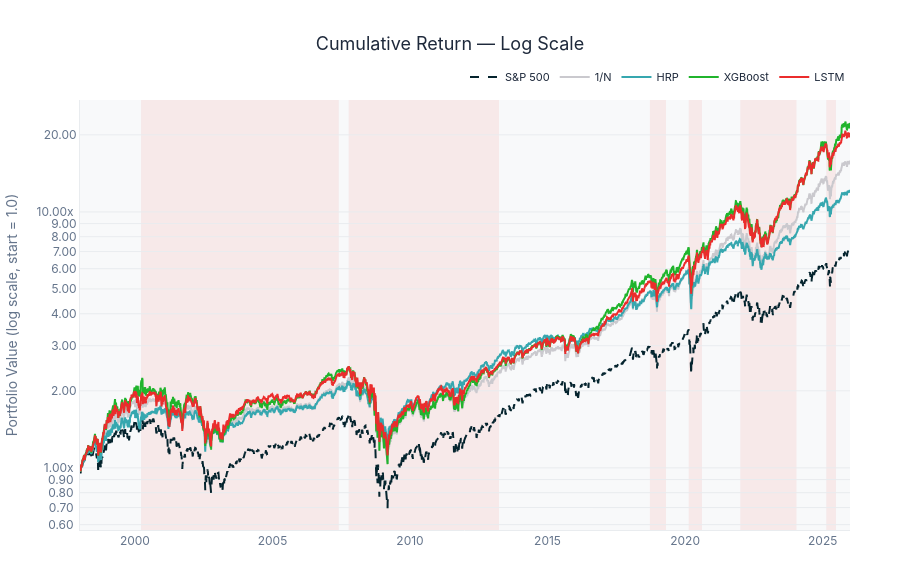

Write notebook code for a chart like this one.
### Code cell
import numpy as np
import pandas as pd
import matplotlib.pyplot as plt
import matplotlib.ticker as mticker
import plotly.graph_objects as go
from pathlib import Path

_DATA_PATH = Path(r"C:/Users/benel/OneDrive/Desktop/Python/Thesis_xyz")
_DATA_DIR  = _DATA_PATH / "results" / "data"
_OUT_DIR   = _DATA_PATH / "results" / "plots" / "all_models"
_OUT_DIR.mkdir(parents=True, exist_ok=True)
_START, _END = "1998-01-01", "2025-12-31"

CRISIS_PERIODS = [
    ("Dotcom Crash",       "2000-03-23", "2007-05-31"),
    ("GFC",                "2007-10-09", "2013-03-28"),
    ("Monetary Policy",    "2018-09-21", "2019-04-23"),
    ("COVID-19",           "2020-02-19", "2020-08-12"),
    ("Russia/Ukraine",     "2022-01-03", "2024-01-19"),
    ("Trade Policy Shock", "2025-02-19", "2025-06-26"),
]
BG, PANEL, GRID = "#FFFFFF", "#F8F9FA", "#E9ECEF"
TEXT, SUBTEXT   = "#1E293B", "#64748B"

def _avg_runs(model_dir, pattern):
    dfs, run = [], 1
    while True:
        p = model_dir / pattern.format(run=run)
        if not p.exists(): break
        df = pd.read_csv(p, index_col="date", parse_dates=True).sort_index()
        df = df.loc[_START:_END].dropna(subset=["log_return"])
        dfs.append(df["log_return"])
        run += 1
    if not dfs: return None, 0
    avg = pd.concat(dfs, axis=1).mean(axis=1).dropna()
    return pd.DataFrame({"log_return": avg, "cumulative_value": np.exp(avg.cumsum())}), len(dfs)

def _single(path, log_col="log_return"):
    if not path.exists(): return None
    df = pd.read_csv(path, index_col="date", parse_dates=True).sort_index()
    df = df.loc[_START:_END].dropna(subset=[log_col])
    if log_col != "log_return":
        df = df.rename(columns={log_col: "log_return"})
    df["cumulative_value"] = np.exp(df["log_return"].cumsum())
    return df

lstm_df, lstm_n = _avg_runs(_DATA_DIR / "lstm",    "portfolio_lstm_Quarterly_{run}.csv")
xgb_df,  xgb_n  = _avg_runs(_DATA_DIR / "xgboost", "portfolio_xgb_Quarterly_{run}.csv")
ew_df           = _single(_DATA_DIR / "equal_weight" / "portfolio_Quarterly.csv")
hrp_df          = _single(_DATA_DIR / "hrp"          / "portfolio_Quarterly.csv")
bench_df        = _single(_DATA_DIR / "benchmark"    / "portfolio.csv", log_col="log_returns_per_day")

# (cumulative_value, hex_color, linewidth)
series = {}
if bench_df is not None: series["S&P 500"]         = (bench_df["cumulative_value"], "#05242E", 2.5)
if ew_df    is not None: series["1/N"]                 = (ew_df["cumulative_value"],    "#CAC9CE", 1.8)
if hrp_df   is not None: series["HRP"]                          = (hrp_df["cumulative_value"],   "#36A7AF", 1.8)
if xgb_df   is not None: series["XGBoost"] = (xgb_df["cumulative_value"],   "#20B42C", 1.8)
if lstm_df  is not None: series["LSTM"]    = (lstm_df["cumulative_value"],  "#EB2C2C", 1.8)

TITLE = "Cumulative Return — Log Scale"

# ── 1) Interactive Plotly chart ───────────────────────────────────────────────
fig = go.Figure()
if series:
    first_idx = next(iter(series.values()))[0].index
    for cname, c_start, c_end in CRISIS_PERIODS:
        s = first_idx[first_idx >= pd.Timestamp(c_start)]
        e = first_idx[first_idx <= pd.Timestamp(c_end)]
        if s.empty or e.empty: continue
        fig.add_vrect(x0=s[0], x1=e[-1], fillcolor="rgba(220,38,38,0.08)", layer="below", line_width=0)
        

for label, (cum_series, color, _lw) in series.items():
    ls = 'dash' if label in ["S&P 500"] else 'solid'
    fig.add_trace(go.Scatter(
        x=cum_series.index, y=cum_series.values, mode="lines", name=label,
        line=dict(color=color, width=2, dash=ls), # Added dash here
        hovertemplate="%{x|%b %d, %Y}<br>" + label + ": %{y:.3f}x<extra></extra>",
    ))

fig.update_layout(
    title=dict(text=TITLE, font=dict(size=18, color=TEXT, family="Inter, Arial"), x=0.5, xanchor="center"),
    height=580, paper_bgcolor=BG, plot_bgcolor=PANEL,
    font=dict(family="Inter, Arial, sans-serif", size=12, color=TEXT),
    legend=dict(orientation="h", yanchor="bottom", y=1.02, xanchor="right", x=1, font=dict(color=TEXT, size=11)),
    margin=dict(l=80, r=50, t=100, b=50),
    hoverlabel=dict(bgcolor="white", font_size=12, font_color=TEXT, bordercolor=GRID),
)
fig.update_xaxes(showgrid=False, tickfont=dict(color=SUBTEXT), linecolor=GRID)
fig.update_yaxes(type="log", tickformat=".2f", ticksuffix="x", gridcolor=GRID,
                 tickfont=dict(color=SUBTEXT), title_text="Portfolio Value (log scale, start = 1.0)",
                 title_font=dict(color=SUBTEXT), linecolor=GRID)
fig.show()

# ── 2) PDF export via matplotlib (vector quality) ─────────────────────────────
plt.rcParams.update({
    "font.family":       "DejaVu Sans",
    "axes.spines.top":   False,
    "axes.spines.right": False,
    "axes.facecolor":    "#F8F9FA",
    "figure.facecolor":  "white",
    "grid.color":        "#E9ECEF",
    "grid.linewidth":    0.6,
})

fig_pdf, ax = plt.subplots(figsize=(14, 7))

for cname, c_start, c_end in CRISIS_PERIODS:
    ax.axvspan(pd.Timestamp(c_start), pd.Timestamp(c_end),
               alpha=0.08, color="#DB5353", zorder=0, linewidth=0)

for label, (cum_series, color, lw) in series.items():
    ax.plot(cum_series.index, cum_series.values, color=color, linewidth=lw, label=label, zorder=3)

ax.set_yscale("log")
ax.yaxis.set_major_formatter(mticker.FuncFormatter(lambda y, _: f"{y:.2f}x"))
ax.yaxis.set_minor_formatter(mticker.NullFormatter())
ax.set_xlabel("Date", fontsize=11, color="#64748B", labelpad=8)
ax.set_ylabel("Portfolio Value (log scale, start = 1.0)", fontsize=11, color="#64748B", labelpad=8)
ax.set_title(TITLE, fontsize=14, color="#1E293B", pad=14)
ax.tick_params(colors="#64748B", labelsize=10)
ax.grid(True, which="major", axis="y", zorder=0)
ax.grid(False, axis="x")

y_top = ax.get_ylim()[1]


leg = ax.legend(loc="upper left", fontsize=10, framealpha=0.9, edgecolor="#E9ECEF", ncol=2)
for txt in leg.get_texts():
    txt.set_color("#1E293B")

fig_pdf.tight_layout()
pdf_path = _OUT_DIR / "cumulative_return_log.pdf"
fig_pdf.savefig(pdf_path, format="pdf", bbox_inches="tight")
print(f"PDF saved: {pdf_path}")
plt.show()

### Figure 1 — Plotly figure (JSON) as saved in the notebook; plotly's stock layout.template omitted (floating-point values rounded to 4 significant figures; data arrays with more than 128 entries replaced by an {"elided": "..."} marker saying what was removed)
{"data": [{"hovertemplate": "%{x|%b %d, %Y}<br>S&P 500: %{y:.3f}x<extra></extra>", "line": {"color": "#05242E", "dash": "dash", "width": 2}, "mode": "lines", "name": "S&P 500", "type": "scatter", "x": {"elided": "7041 str values"}, "y": {"elided": "7041 float values"}}, {"hovertemplate": "%{x|%b %d, %Y}<br>1/N: %{y:.3f}x<extra></extra>", "line": {"color": "#CAC9CE", "dash": "solid", "width": 2}, "mode": "lines", "name": "1/N", "type": "scatter", "x": {"elided": "7042 str values"}, "y": {"elided": "7042 float values"}}, {"hovertemplate": "%{x|%b %d, %Y}<br>HRP: %{y:.3f}x<extra></extra>", "line": {"color": "#36A7AF", "dash": "solid", "width": 2}, "mode": "lines", "name": "HRP", "type": "scatter", "x": {"elided": "7042 str values"}, "y": {"elided": "7042 float values"}}, {"hovertemplate": "%{x|%b %d, %Y}<br>XGBoost: %{y:.3f}x<extra></extra>", "line": {"color": "#20B42C", "dash": "solid", "width": 2}, "mode": "lines", "name": "XGBoost", "type": "scatter", "x": {"elided": "7042 str values"}, "y": {"elided": "7042 float values"}}, {"hovertemplate": "%{x|%b %d, %Y}<br>LSTM: %{y:.3f}x<extra></extra>", "line": {"color": "#EB2C2C", "dash": "solid", "width": 2}, "mode": "lines", "name": "LSTM", "type": "scatter", "x": {"elided": "7042 str values"}, "y": {"elided": "7042 float values"}}], "layout": {"font": {"color": "#1E293B", "family": "Inter, Arial, sans-serif", "size": 12}, "height": 580, "hoverlabel": {"bgcolor": "white", "bordercolor": "#E9ECEF", "font": {"color": "#1E293B", "size": 12}}, "legend": {"font": {"color": "#1E293B", "size": 11}, "orientation": "h", "x": 1, "xanchor": "right", "y": 1.02, "yanchor": "bottom"}, "margin": {"b": 50, "l": 80, "r": 50, "t": 100}, "paper_bgcolor": "#FFFFFF", "plot_bgcolor": "#F8F9FA", "shapes": [{"fillcolor": "rgba(220,38,38,0.08)", "layer": "below", "line": {"width": 0}, "type": "rect", "x0": "2000-03-23T00:00:00", "x1": "2007-05-31T00:00:00", "xref": "x", "y0": 0, "y1": 1, "yref": "y domain"}, {"fillcolor": "rgba(220,38,38,0.08)", "layer": "below", "line": {"width": 0}, "type": "rect", "x0": "2007-10-09T00:00:00", "x1": "2013-03-28T00:00:00", "xref": "x", "y0": 0, "y1": 1, "yref": "y domain"}, {"fillcolor": "rgba(220,38,38,0.08)", "layer": "below", "line": {"width": 0}, "type": "rect", "x0": "2018-09-21T00:00:00", "x1": "2019-04-23T00:00:00", "xref": "x", "y0": 0, "y1": 1, "yref": "y domain"}, {"fillcolor": "rgba(220,38,38,0.08)", "layer": "below", "line": {"width": 0}, "type": "rect", "x0": "2020-02-19T00:00:00", "x1": "2020-08-12T00:00:00", "xref": "x", "y0": 0, "y1": 1, "yref": "y domain"}, {"fillcolor": "rgba(220,38,38,0.08)", "layer": "below", "line": {"width": 0}, "type": "rect", "x0": "2022-01-03T00:00:00", "x1": "2024-01-19T00:00:00", "xref": "x", "y0": 0, "y1": 1, "yref": "y domain"}, {"fillcolor": "rgba(220,38,38,0.08)", "layer": "below", "line": {"width": 0}, "type": "rect", "x0": "2025-02-19T00:00:00", "x1": "2025-06-26T00:00:00", "xref": "x", "y0": 0, "y1": 1, "yref": "y domain"}], "title": {"font": {"color": "#1E293B", "family": "Inter, Arial", "size": 18}, "text": "Cumulative Return — Log Scale", "x": 0.5, "xanchor": "center"}, "xaxis": {"linecolor": "#E9ECEF", "showgrid": false, "tickfont": {"color": "#64748B"}}, "yaxis": {"gridcolor": "#E9ECEF", "linecolor": "#E9ECEF", "tickfont": {"color": "#64748B"}, "tickformat": ".2f", "ticksuffix": "x", "title": {"font": {"color": "#64748B"}, "text": "Portfolio Value (log scale, start = 1.0)"}, "type": "log"}}}
